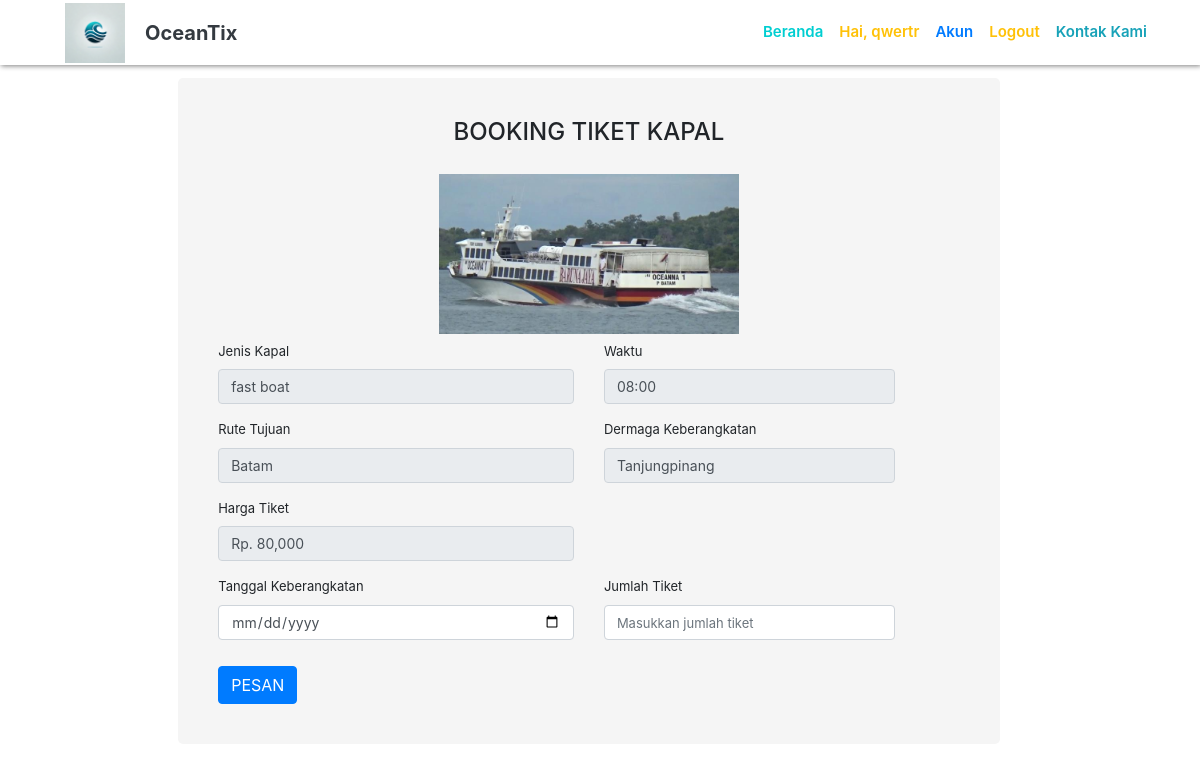
/booking.php?id=1001 (signed in), run on the app's committed database.
### tables this page shows
CREATE TABLE `kapal` (
  `kapalID` varchar(25) NOT NULL,
  `jenis` enum('fast boat','Roro','jukung/motor boat') DEFAULT NULL,
  `waktu` enum('08:00','10:30','12:30','14:00','16:30') DEFAULT NULL,
  `rute` varchar(30) NOT NULL,
  `nama_dermaga` varchar(30) NOT NULL,
  `harga` int(11) DEFAULT NULL,
  `kapasitas` int(11) DEFAULT NULL,
  `jml_tiket` int(11) NOT NULL,
  `foto` varchar(50) NOT NULL,
  PRIMARY KEY (`kapalID`)
);

### booking.php (the view, shortened to what this page needs)
<?php
	include 'koneksi.php';
	$kapalID = $_GET['id'];
	 	$pal= $koneksi->query("SELECT * FROM `kapal` WHERE kapalID = '$kapalID'");
	 	$row= $pal->fetch_assoc();
        $jenis = $row ['jenis'];
   		$foto = $row ['foto'];
        $waktu = $row ['waktu'];
        $rute = $row ['rute'];
        $nama_dermaga = $row ['nama_dermaga'];
        $harga = $row ['harga'];
 ?>
<!DOCTYPE html>
<html>
<head>
    <link rel="stylesheet" type="text/css" href="assets/css/bootstrap.min.css">
    <link rel="stylesheet" type="text/css" href="assets/booking.css">
</head>
<body>
<?php include 'layout/navbar.php' ?>
<div class="container">
	<div class="warna">
	<h4 class="text-center">BOOKING TIKET KAPAL</h4>
	<br>
	<form action="pembayaran.php" method="POST">
	<h3><img src="foto/<?php echo $foto;?>" width="300" height="160" style="display: block; margin: auto;"></h3>
	<div class="row">
        <div class="col-md-6">
           <div class="form-group">
             <label>Jenis Kapal</label>
             <input type="text" name="jenis" class="form-control" readonly value="<?php echo $jenis; ?>">
           </div>
		 </div>
        <div class="col-md-5">
           <div class="form-group">
             <label>Waktu</label>
             <input type="text" name="waktu" class="form-control" readonly value="<?php echo $waktu; ?>">
           </div>
		 </div>
	</div>
	<div class="row">
        <div class="col-md-6">
           <div class="form-group">
             <label>Rute Tujuan</label>
             <input type="text" name="rute" class="form-control" readonly value="<?php echo $rute; ?>">
           </div>
		 </div>
        <div class="col-md-5">
           <div class="form-group">
             <label>Dermaga Keberangkatan</label>
             <input type="text" name="nama_dermaga" class="form-control" disabled value="<?php echo $nama_dermaga; ?>">
           </div>
		 </div>
	</div>
	<div class="row">
        <div class="col-md-6">
           <div class="form-group">
             <label>Harga Tiket</label>
             <input type="text" name="harga" class="form-control" disabled value="Rp. <?php echo number_format($harga); ?>">
           </div>
		 </div>
	</div>
	<div class="row">
        <div class="col-md-6">
           <div class="form-group">
             <label>Tanggal Keberangkatan</label>
             <input type="date" name="tgl_pemesanan" id="tgl_pemesanan" class="form-control"  required  autocomplete="off">
           </div>
		 </div>
        <div class="col-md-5">
           <div class="form-group">
             <label>Jumlah Tiket</label>
             <input type="number" name="jumlah_tiket" id="jumlah_tiket" min= "1" max="20" class="form-control" placeholder="Masukkan jumlah tiket" min="1" max="10"  required  autocomplete="off">
           </div>
		 </div>
  </div>
	<button type="submit" name="pesan" class="btn btn-primary" style="margin-top:10px;">PESAN</button>
	</form>
	</div>
</div>
</body>
</html>

### assets/booking.css (style rules this page uses)
body { background-image:url(img/nusa.jpg); background-position:center center; background-size:1550px 790px; }
.warna { font-size:13px; width:74%; background-color: whitesmoke; border-radius:5px; height:auto; margin-top:7%; margin-left:12%; padding:40px; }
input::placeholder { font-size:13px; }
.form-control { font-size:14px; }

### data on the page
kapal: foto (picture), jenis "fast boat", waktu "08:00", rute "Batam", nama_dermaga "Tanjungpinang", harga "Rp. 80,000"

### other printed values
$nama "qwertr"
